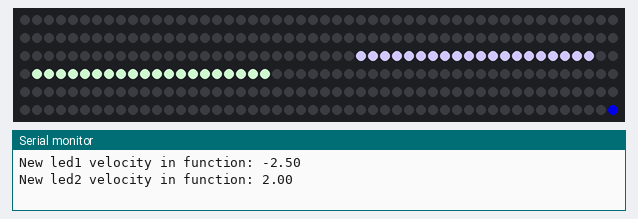
Simulated run of this sketch. Board: Arduino Uno, built with avr-gcc and run on an emulated ATmega328P. On the bench: 300 RGB LEDs in strip order, left to right, continuing on the next row, the last lines printed to the serial monitor. Random numbers use the default seed unless the sketch sets one.

Above: at 6.28 s.
At 10.34 s:
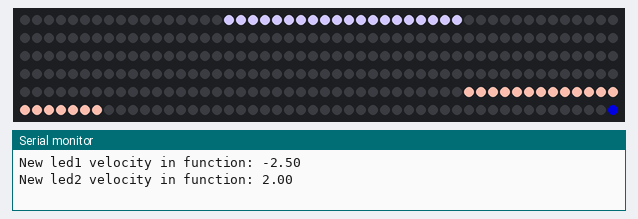
At 14.69 s:
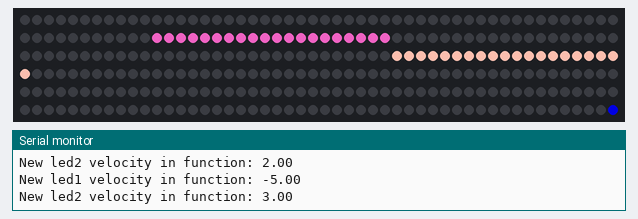
At 22.96 s:
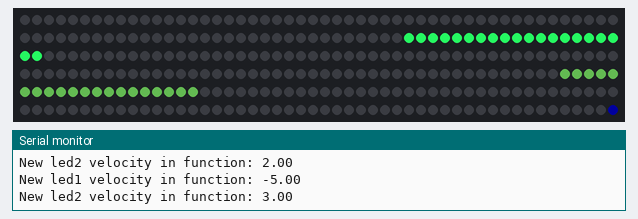
At 31.37 s:
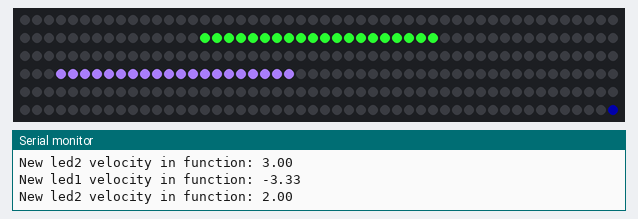
At 39.66 s:
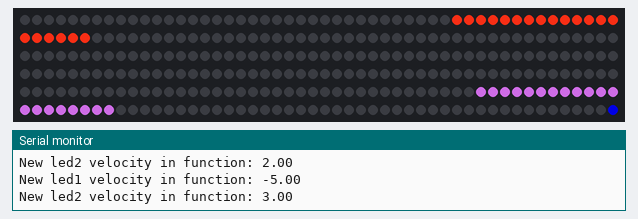

The sketch:

LED_Physics.ino
```cpp
#include <FastLED.h>
#define LED_PIN 6             // Arduino pin connected to data pin of LEDS
#define COLOR_ORDER GRB       // Strip Color order
#define CHIPSET WS2812B       // Strip Chipset
#define BRIGHTNESS 255
#define NUM_LEDS 299          // Number of Leds - 1

// Size of 2 or less will cause bugs, for physics to work stick to under 10 at the moment
#define LED_ONE_LENGTH 20     // Length of block 1
#define LED_TWO_LENGTH 20      // Length of block 2

// Variables for led block control and collision
unsigned int red, green, blue;
unsigned int led1_index = 0 + LED_ONE_LENGTH - 1;
unsigned int led2_index = NUM_LEDS - LED_TWO_LENGTH;

// Collision with eachother
boolean noCollision = true;

// Collision with ends
boolean led1Collision = false;
boolean led2Collision = false;

// Because of how the velocity is implemented, a higher number means a lower velocity
// Physics calculations are improvised to use the inverse of the velocity
int led1_velocity = 4;
int led2_velocity = -4;

// Define led array
CRGB leds[NUM_LEDS];

// Execution count
unsigned long executions = 0;

void setup() {
  randomSeed(analogRead(0));
  Serial.begin(9600);

  // Define LED properties and brightness
  FastLED.addLeds<CHIPSET, LED_PIN, COLOR_ORDER>(leds, NUM_LEDS + 1);
  FastLED.setBrightness(BRIGHTNESS);

  // Set all LEDs off
  for (int i = 0; i < NUM_LEDS ; i++) {
    leds[i] = CRGB(0, 0, 0);
  }

  // Randomize first LED block color
  red = random(255);
  green = random(255);
  blue = random(255);

  // Set first block starting position
  for (int i = 0; i < LED_ONE_LENGTH; i++) {
    leds[i] = CRGB(red, green, blue);
  }

  // Randomize second block color
  red = random(255);
  green = random(255);
  blue = random(255);

  // Set second block starting position
  for (int i = NUM_LEDS - LED_TWO_LENGTH; i < NUM_LEDS; i++) {
    leds[i] = CRGB(red, green, blue);
  }

  FastLED.show();
}

void loop() {
  // Check if block 1 has collided with the end, and switch direction if so
  if (led1Collision) {
    led1_index = led1_index + LED_ONE_LENGTH - 1;
    led1_velocity = -1 * led1_velocity;

    // Randomize color change
    red = random(255);
    green = random(255);
    blue = random(255);

    for (int i = led1_index; i >= led1_index - LED_ONE_LENGTH + 1; i--) {
      leds[i] = CRGB(red, green, blue);
    }

    shiftForwards(led1_index, 1);
  }

  // Check if block 2 has collided with the end, and switch direction if so
  if (led2Collision) {
    led2_index = led2_index - LED_TWO_LENGTH + 1;
    led2_velocity = -1 * led2_velocity;

    // Randomize color change
    red = random(255);
    green = random(255);
    blue = random(255);

    for (int i = led2_index; i <= led2_index + LED_ONE_LENGTH - 1; i++) {
      leds[i] = CRGB(red, green, blue);
    }

    shiftBackwards(led2_index, 2);
  }


  // Check if blocks collided
  if (noCollision) {

    // if there is no collision shift leds

    // checks which direction to shift block 1
    if (executions % abs(led1_velocity) == 0) {
      if (led1_velocity > 0) {
        shiftForwards(led1_index, 1);
      } else {
        shiftBackwards(led1_index, 1);
      }
    }

    // checks which direction to shift block 2
    if (executions % abs(led2_velocity) == 0) {
      if (led2_velocity > 0) {
        shiftForwards(led2_index, 2);
      } else {
        shiftBackwards(led2_index, 2);
      }
    }

  } else {

    // calculate velocities
    int temp_led1 = led1_velocity;
    int temp_led2 = led2_velocity;

    // Have to use a temp variable b/c the calculations are dependent on eachothers velocities
    int temp_1 = calculate_velocities(1);
    int temp_2 = calculate_velocities(2);

    led1_velocity = temp_1;
    led2_velocity = temp_2;


    // if block 1's direction reversed, swap index
    if (led1_velocity < 0 && temp_led1 > 0) {
      led1_index = led1_index - LED_ONE_LENGTH + 1; //switch led1 backwards
    }

    // if block 2's direction reversed, swap index
    if (led2_velocity > 0 && temp_led2 < 0) {
      led2_index = led2_index + LED_TWO_LENGTH - 1; //switch led2 forwards
    }

    // Check direction and shift block 1
    if (led1_velocity > 0) {
      shiftForwards(led1_index, 1);
    } else {
      shiftBackwards(led1_index, 1);
    }

    // Check direction and shift block 2
    if (led2_velocity > 0) {
      shiftForwards(led2_index, 2);
    } else {
      shiftBackwards(led2_index, 2);
    }
  }

  // Check for collisions
  noCollision = checkCollision(led1_index, led2_index);
  led1Collision = checkLED_ONE_Collision(led1_index);
  led2Collision = checkLED_TWO_Collision(led2_index);

  // resets execution count to avoid overflow
  if (executions > 10000) {
    executions = 0;
  }

  FastLED.show();
  executions++;
}


// Shifts LEDS from low index to high index
void shiftForwards(int startIndex, int led) {
  if (led == 1) {
    for (int i = startIndex + 1; i >= startIndex - LED_ONE_LENGTH + 1; i--) {
      leds[i] = leds[i - 1];
    }
    leds[startIndex - LED_ONE_LENGTH + 1] = CRGB(0, 0, 0);
    led1_index++;
  } else {
    for (int i = startIndex + 1; i >= startIndex - LED_TWO_LENGTH + 1; i--) {
      leds[i] = leds[i - 1];
    }
    leds[startIndex - LED_TWO_LENGTH + 1] = CRGB(0, 0, 0);
    led2_index++;
  }
}

// Shifts LEDS from high index to low index
void shiftBackwards(int startIndex, int led) {
  if (led == 1) {
    for (int i = startIndex - 1; i < startIndex + LED_ONE_LENGTH; i++) {
      leds[i] = leds[i + 1];
    }
    leds[startIndex + LED_ONE_LENGTH - 1] = CRGB(0, 0, 0);
    led1_index--;
  } else {
    for (int i = startIndex - 1; i < startIndex + LED_TWO_LENGTH; i++) {
      leds[i] = leds[i + 1];
    }
    leds[startIndex + LED_TWO_LENGTH - 1] = CRGB(0, 0, 0);
    led2_index--;
  }
}

// check is the blocks have collided, return false if they have collided (because of how noCollision variable is programed)
boolean checkCollision(int led1_index, int led2_index) {
  if (abs(led2_index - led1_index) <= 2) {
    return false;
  } else {
    return true;
  }
}

// Check block 2 for a collision against the wall(led[0])
boolean checkLED_ONE_Collision(int led1_index) {
  if (led1_index <= 2 && led1_velocity < 0) {
    return true;
  } else {
    return false;
  }
}

// Check block 2 for a collision against the wall(led[NUM_LEDS - 2])
boolean checkLED_TWO_Collision(int led2_index) {
  if (led2_index >= 297 && led2_velocity > 0) {
    return true;
  } else {
    return false;
  }

}

int calculate_velocities(int led) {

  if (led == 1) {
    double vel1_a, vel1_b;
    // Calculate block 1's new velocity
    // Account for velocity equaling zero
    if (led1_velocity == 0) {
      vel1_a = 0.0;
    } else {
      vel1_a = ((LED_ONE_LENGTH - LED_TWO_LENGTH) / ((double)(LED_ONE_LENGTH + LED_TWO_LENGTH))) * (10 * 1.0 / led1_velocity);
    }

    // Account for velocity equaling zero
    if (led2_velocity == 0) {
      vel1_b = 0;
    } else {
      vel1_b = ((2.0 * LED_TWO_LENGTH) / (double(LED_ONE_LENGTH + LED_TWO_LENGTH))) * (10 * 1.0 / led2_velocity);
    }

    double final1 = vel1_a + vel1_b;
    Serial.print("New led1 velocity in function: ");
    Serial.println(final1);
    return round(final1);

  } else {
    int vel2_a, vel2_b;
    // Calculate block 2's new velocity
    // Account for velocity equaling zero

    if (led1_velocity == 0) {
      vel2_a = 0;
    } else {
      vel2_a = ((2.0 * LED_ONE_LENGTH) / ((double)(LED_ONE_LENGTH + LED_TWO_LENGTH))) * (10 * 1.0 / led1_velocity);
    }

    // Account for velocity equaling zero
    if (led2_velocity == 0) {
      vel2_b = 0;
    } else {
      vel2_b = ((LED_ONE_LENGTH - LED_TWO_LENGTH) / ((double)(LED_ONE_LENGTH + LED_TWO_LENGTH))) * (10 * 1.0 / led2_velocity);
    }

    double final2 = vel2_a - vel2_b;
    Serial.print("New led2 velocity in function: ");
    Serial.println(final2);
    return round(final2);

  }


}
```
